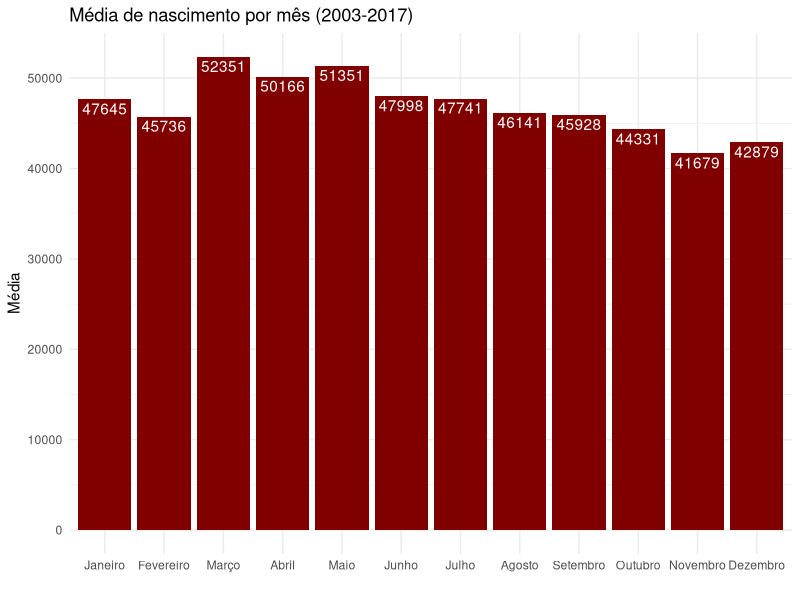
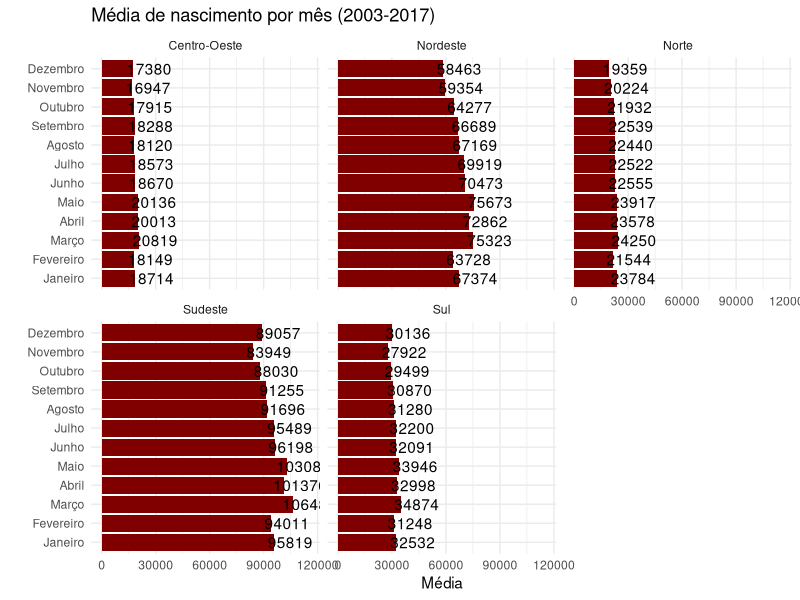

Here is the R script that generated these plots, in order:
## ---- chunk 1
knitr::opts_chunk$set(echo = F, memessage = F, warning = F, fig.width = 11, fig.height = 8)
options(scipen = 999999)
## ---- chunk 2
library(readxl)
library(dplyr)
library(stringr)
library(magrittr)
library(purrr)
library(tidyr)
library(ggplot2)

base_gr <-
  map(1:5,
      ~ read_excel("../data/tabela_registro_civil.xlsx", skip = 4, n_max = 15, sheet = .x) %>%
        select(-c(1:4)) %>%
        rename_at(1, ~ c("ano")) %>%
        cbind(
          "GR" = read_excel("../data/tabela_registro_civil.xlsx", skip = 2, n_max = 2, sheet = .x) %>%
            select(1) %>%
            names() %>%
            str_sub(start = 49)
        ) %>%
        as_tibble() %>%
        mutate(GR = as.character(GR))
  )

base_uf <-
  map(6:32,
      ~ read_excel("../data/tabela_registro_civil.xlsx", skip = 4, n_max = 15, sheet = .x) %>%
        select(-c(1:4)) %>%
        rename_at(1, ~ c("ano")) %>%
        cbind(
          "UF" = read_excel("../data/tabela_registro_civil.xlsx", skip = 2, n_max = 2, sheet = .x) %>%
            select(1) %>%
            names() %>%
            str_sub(start = 49)
        ) %>%
        as_tibble() %>%
        mutate(UF = as.character(UF))
  )
## ---- chunk 3
meses_12 <- base_gr %>% 
  bind_rows() %>% 
  gather(mes, value, -ano, -GR) %>% 
  distinct(mes)

base_gr %>% 
  bind_rows() %>% 
  gather(mes, value, -ano, -GR) %>% 
  mutate(value = as.numeric(value)) %>% 
  group_by(mes) %>% 
  summarise(media = mean(value, na.rm = T)) %>% 
  ungroup() %>% 
  mutate(mes = factor(mes, levels = meses_12$mes)) %>% 
  ggplot(aes(mes, media)) +
  geom_bar(stat = 'identity', fill = "#800000") +
  theme_minimal() +
  geom_text(aes(label = media %>% round), nudge_y = -1000, color = "white") +
  labs(x = "", y = "Média", title = "Média de nascimento por mês (2003-2017)")
## ---- chunk 4
base_gr %>% 
  bind_rows() %>% 
  gather(mes, value, -ano, -GR) %>% 
  # mutate(value = as.numeric(value)) %>% 
  group_by(GR, mes) %>% 
  summarise(media = mean(value, na.rm = T)) %>% 
  ungroup() %>% 
  mutate(mes = factor(mes, levels = meses_12$mes)) %>% 
  ggplot(aes(mes, media)) +
  geom_bar(stat = 'identity', fill = "#800000") +
  # scale_y_continuous(limits = c(0, 140000)) +
  facet_wrap(~ GR) +
  theme_minimal() +
  coord_flip() +
  geom_text(aes(label = media %>% round), nudge_y = 9000) +
  labs(x = "", y = "Média", title = "Média de nascimento por mês (2003-2017)")
  
